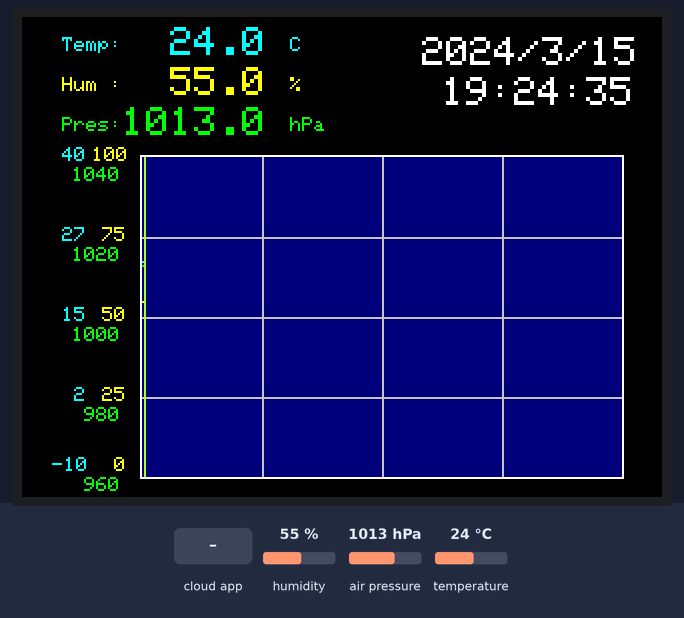
Bench run of a sketch on a simulated ESP32. On the bench: 320×240 colour display. The test bench sets the inputs (shaded band); at power-on: humidity 55 %, air pressure 1013 hPa, temperature 24 °C. WiFi joins after 1.5 s; servers stay silent unless stated; no MQTT or app messages arrive unless stated; what the sketch prints to the serial monitor is not drawn.

Above: at 6.3 s.
6.4 s: the phone or cloud app sets onoff to 0
At 13.2 s:
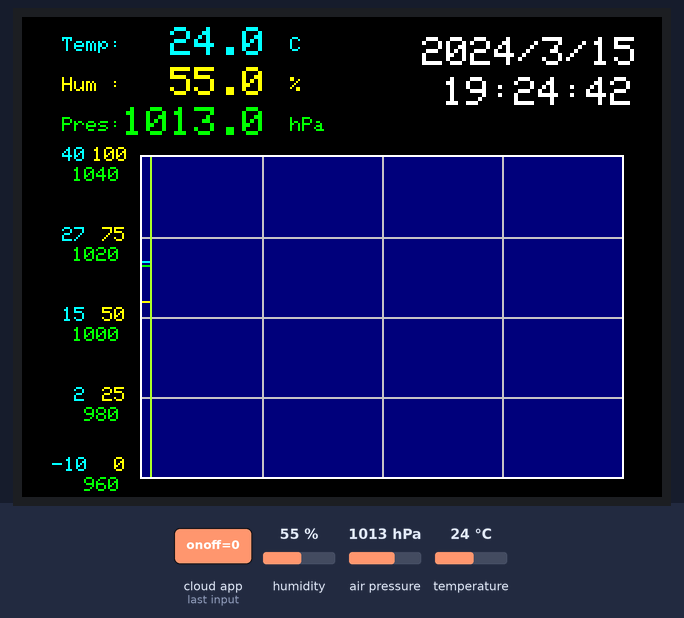
13.5 s: humidity set to 22 %
At 18.6 s:
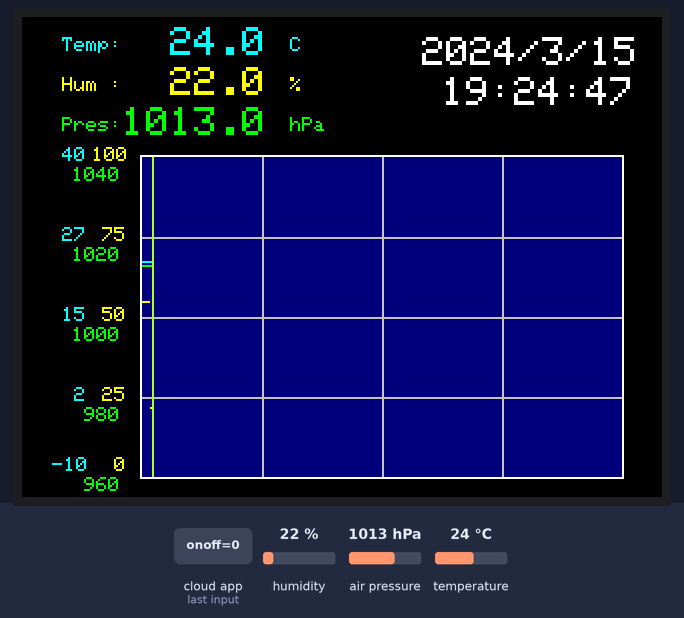
18.9 s: air pressure set to 952 hPa
At 22.9 s:
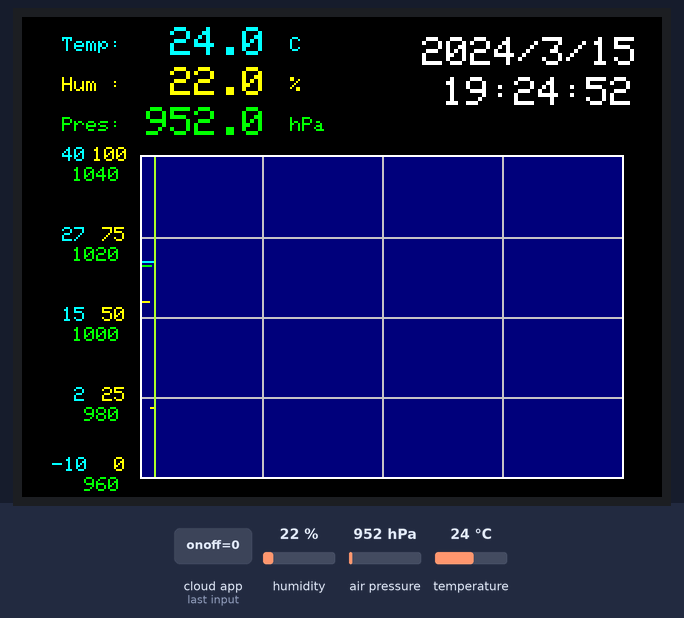
23.9 s: temperature set to 12 °C
At 28.0 s:
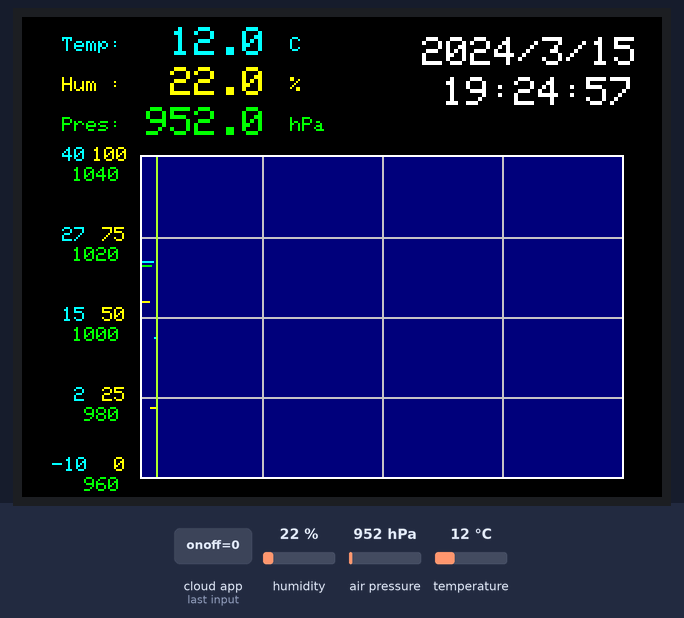
28.9 s: the phone or cloud app sets onoff to 1
At 35.7 s:
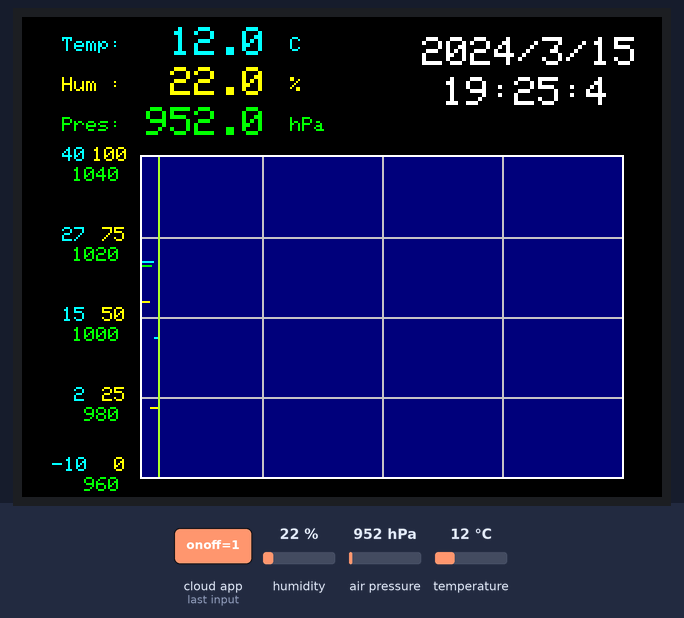
36.0 s: humidity set to 40 %
At 41.1 s:
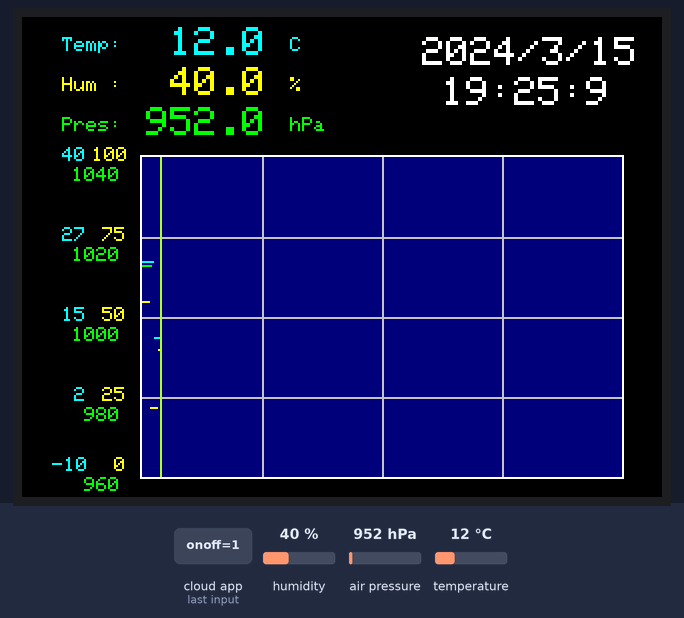
Timing chart, 0 to 42.4 s (numbered marks = the images above; inputs shaded):
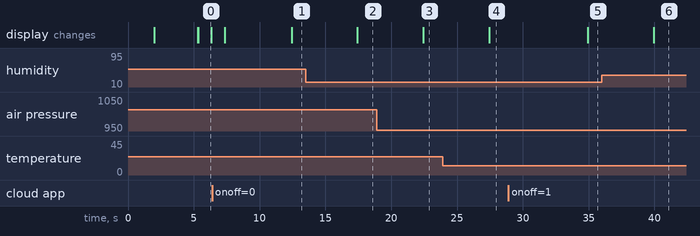

The sketch:

esp32_BME280_WebSrv.ino
```cpp
#define USE_WIFI

//for FreeRTOS
TaskHandle_t th[5];
xQueueHandle Queue_DispREQ;
xQueueHandle Queue_MqttREQ;

typedef struct {
  uint16_t index;
  uint16_t  temperature;
  uint16_t  humidity;
  uint16_t  pressure;
} SNS_VAL;


//for wifi
#include <WiFi.h>
#include <TimeLib.h>
#include "Adafruit_MQTT.h"
#include "Adafruit_MQTT_Client.h"

/************************* WiFi Access Point *********************************/
//const char* ssid     = "Buffalo-G-6F1E";
//const char* password = "hjmgxi5tphvpi";
const char* ssid     = "tkdn_iPhone";
const char* password = "pgu74lcqt4iq";

/************************* Adafruit.io Setup *********************************/

#define AIO_SERVER      "io.adafruit.com"
#define AIO_SERVERPORT  1883                   // use 8883 for SSL
#define AIO_USERNAME    "kadonotakashi"
#define AIO_KEY         "6767b582214a4f90a3199cdbaecffd9d"


WiFiServer server(80);
/************ Global State (you don't need to change this!) ******************/
// Create an ESP8266 WiFiClient class to connect to the MQTT server.
WiFiClient client;
// or... use WiFiFlientSecure for SSL
//WiFiClientSecure client;

// Setup the MQTT client class by passing in the WiFi client and MQTT server and login details.
Adafruit_MQTT_Client mqtt(&client, AIO_SERVER, AIO_SERVERPORT, AIO_USERNAME, AIO_KEY);

/****************************** Feeds ***************************************/
// Setup a feed called 'photocell' for publishing.
// Notice MQTT paths for AIO follow the form: <username>/feeds/<feedname>
Adafruit_MQTT_Publish tmpr = Adafruit_MQTT_Publish(&mqtt, AIO_USERNAME "/feeds/tmpr");
Adafruit_MQTT_Publish hmd = Adafruit_MQTT_Publish(&mqtt, AIO_USERNAME "/feeds/hmd");
Adafruit_MQTT_Publish prss = Adafruit_MQTT_Publish(&mqtt, AIO_USERNAME "/feeds/press");

// Setup a feed called 'onoff' for subscribing to changes.
Adafruit_MQTT_Subscribe onoffbutton = Adafruit_MQTT_Subscribe(&mqtt, AIO_USERNAME "/feeds/onoff");
void MQTT_connect();

//for BME280
#include <Adafruit_Sensor.h>
#include <Adafruit_BME280.h>
#define SEALEVELPRESSURE_HPA (1013.25)
Adafruit_BME280 bme; // I2C
float temperature;
float pressure;
float humidity;

//for ILI9341 SPI
#include <SPI.h>
#include "Adafruit_GFX.h"
#include "Adafruit_ILI9341.h"

#define TFT_DC 16
#define TFT_CS 5
#define TFT_CLK 18
#define TFT_MOSI 23
#define TFT_MISO 19
#define TFT_RST  4
Adafruit_ILI9341 tft = Adafruit_ILI9341(TFT_CS, TFT_DC, TFT_MOSI, TFT_CLK, TFT_RST, TFT_MISO);

//-------NTPサーバー定義----------------
IPAddress timeServer(52, 168, 138, 145); //time.windows.com
const int NTP_PACKET_SIZE = 48; // NTP time stamp is in the first 48 bytes of the message
byte packetBuffer[ NTP_PACKET_SIZE]; //buffer to hold incoming and outgoing packets
const int timeZone = 9;     // Tokyo
WiFiUDP Udp;
unsigned int localPort = 8888;  // local port to listen for UDP packets
uint32_t NTPlastTime = 0;

//-------時刻表示定義-------------------
String time_str, ymd_str;
const char* week_jp[7] = {"sun", "mon", "tue", "wed", "thu", "fri", "sat"};
uint8_t MinuteTime;

//*************************NTP Time 関数**************************************
time_t getNtpTime()
{
  while (Udp.parsePacket() > 0) ; // discard any previously received packets
  Serial.println("Transmit NTP Request");
  sendNTPpacket(timeServer);
  uint32_t beginWait = millis();
  while (millis() - beginWait < 1500) {
    int size = Udp.parsePacket();
    if (size >= NTP_PACKET_SIZE) {
      Serial.println("Receive NTP Response");
      Udp.read(packetBuffer, NTP_PACKET_SIZE);  // read packet into the buffer
      unsigned long secsSince1900;
      // convert four bytes starting at location 40 to a long integer
      secsSince1900 =  (unsigned long)packetBuffer[40] << 24;
      secsSince1900 |= (unsigned long)packetBuffer[41] << 16;
      secsSince1900 |= (unsigned long)packetBuffer[42] << 8;
      secsSince1900 |= (unsigned long)packetBuffer[43];
      return secsSince1900 - 2208988800UL + timeZone * SECS_PER_HOUR;
    }
  }
  Serial.println("No NTP Response :-(");
  return 0; // return 0 if unable to get the time
}
//*************************NTP Time 関数**************************************
void sendNTPpacket(IPAddress &address)
{ // send an NTP request to the time server at the given address
  // set all bytes in the buffer to 0
  memset(packetBuffer, 0, NTP_PACKET_SIZE);
  // Initialize values needed to form NTP request
  // (see URL above for details on the packets)
  packetBuffer[0] = 0b11100011;   // LI, Version, Mode
  packetBuffer[1] = 0;     // Stratum, or type of clock
  packetBuffer[2] = 6;     // Polling Interval
  packetBuffer[3] = 0xEC;  // Peer Clock Precision
  // 8 bytes of zero for Root Delay & Root Dispersion
  packetBuffer[12]  = 49;
  packetBuffer[13]  = 0x4E;
  packetBuffer[14]  = 49;
  packetBuffer[15]  = 52;
  // all NTP fields have been given values, now
  // you can send a packet requesting a timestamp:
  Udp.beginPacket(address, 123); //NTP requests are to port 123
  Udp.write(packetBuffer, NTP_PACKET_SIZE);
  Udp.endPacket();
}


// Function to connect and reconnect as necessary to the MQTT server.
// Should be called in the loop function and it will take care if connecting.
void MQTT_connect() {
  int8_t ret;

  // Stop if already connected.
  if (mqtt.connected()) {
    return;
  }

  Serial.print("Connecting to MQTT... ");

  uint8_t retries = 3;
  while ((ret = mqtt.connect()) != 0) { // connect will return 0 for connected
    Serial.println(mqtt.connectErrorString(ret));
    Serial.println("Retrying MQTT connection in 5 seconds...");
    mqtt.disconnect();
    delay(5000);  // wait 5 seconds
    retries--;
    if (retries == 0) {
      // basically die and wait for WDT to reset me
      while (1);
    }
  }
  Serial.println("MQTT Connected!");
}

//////////////////////////////////////////////
//////////////////////////////////////////////
//  setup
//////////////////////////////////////////////
//////////////////////////////////////////////
void setup()
{
  Serial.begin(115200);
  pinMode(5, OUTPUT);      // set the LED pin mode
  delay(10);

#ifdef  USE_WIFI
  //////////////////////////////////////////////
  // We start by connecting to a WiFi network
  //////////////////////////////////////////////
  Serial.println();
  Serial.print("Connecting to ");
  Serial.println(ssid);

  WiFi.begin(ssid, password);
  while (WiFi.status() != WL_CONNECTED) {
    delay(500);
    Serial.print(".");
  }
  Serial.println("");
  Serial.println("WiFi connected.");
  Serial.println("IP address: ");
  Serial.println(WiFi.localIP());
  server.begin();
  delay(500);
  mqtt.subscribe(&onoffbutton);
#endif

  //////////////////////////////////////////////
  // BME280 initialize
  //////////////////////////////////////////////
  bool status;

  // default settings
  // (you can also pass in a Wire library object like &Wire2)
  status = bme.begin();
  if (!status) {
    Serial.println("Could not find a valid BME280 sensor, check wiring!");
    while (1);
  }
  Serial.println("-- BME280 initialize Success --");
  Serial.println();

  //////////////////////////////////////////////
  // LCD initialize
  //////////////////////////////////////////////
  tft.begin();
  tft.setRotation(1);

#ifdef  USE_WIFI
  //////////////////////////////////////////////
  //NTPサーバーから時刻を取得
  //////////////////////////////////////////////
  delay(2000); //ここの秒数が少ないとESP8266のWi-Fiが起動していないので十分余裕を持つこと
  setSyncProvider(getNtpTime);
  delay(1000);

  NTPlastTime = millis();
  MinuteTime = now();
#endif
  Queue_DispREQ = xQueueCreate(1, sizeof(SNS_VAL));
  Queue_MqttREQ = xQueueCreate(1, sizeof(SNS_VAL));

  xTaskCreatePinnedToCore(Task2, "Task2", 4096, NULL, 5, &th[1], 0); //Task2実行
  xTaskCreatePinnedToCore(TaskBME, "TaskBME", 4096, NULL, 5, &th[3], 0); //センサー
  xTaskCreatePinnedToCore(TaskTFT, "TaskTFT", 4096, NULL, 5, &th[4], 1); //表示

#ifdef  USE_WIFI
  xTaskCreatePinnedToCore(Task1, "Task1", 4096, NULL, 3, &th[0], 0); //Task1実行
//  xTaskCreatePinnedToCore(Task3, "Task3", 4096, NULL, 5, &th[2], 0); //Task3実行
#endif
}

//////////////////////////////////////////////
//////////////////////////////////////////////
//  loop
//////////////////////////////////////////////
//////////////////////////////////////////////
void loop() {
  //  do nothing
}

int value = 0;
void Task3(void *pvParameters) {
  Serial.println("create task3.");
  vTaskDelay(100); //freeRTOS用のディレイタイム実行

  while (1) {
    WiFiClient client = server.available();   // listen for incoming clients
    if (client) {                             // if you get a client,
      Serial.println("New Client.");           // print a message out the serial port
      String currentLine = "";                // make a String to hold incoming data from the client
      while (client.connected()) {            // loop while the client's connected
        if (client.available()) {             // if there's bytes to read from the client,
          char c = client.read();             // read a byte, then
          Serial.write(c);                    // print it out the serial monitor
          if (c == '\n') {                    // if the byte is a newline character

            // if the current line is blank, you got two newline characters in a row.
            // that's the end of the client HTTP request, so send a response:
            if (currentLine.length() == 0) {
              // HTTP headers always start with a response code (e.g. HTTP/1.1 200 OK)
              // and a content-type so the client knows what's coming, then a blank line:
              client.println("HTTP/1.1 200 OK");
              client.println("Content-type:text/html");
              client.println();

              // the content of the HTTP response follows the header:
              client.print("Click <a href=\"/H\">here</a> to turn the LED on pin 5 on.<br>");
              client.print("Click <a href=\"/L\">here</a> to turn the LED on pin 5 off.<br>");

              // The HTTP response ends with another blank line:
              client.println();
              // break out of the while loop:
              break;
            } else {    // if you got a newline, then clear currentLine:
              currentLine = "";
            }
          } else if (c != '\r') {  // if you got anything else but a carriage return character,
            currentLine += c;      // add it to the end of the currentLine
          }

          // Check to see if the client request was "GET /H" or "GET /L":
          if (currentLine.endsWith("GET /H")) {
            digitalWrite(5, HIGH);               // GET /H turns the LED on
          }
          if (currentLine.endsWith("GET /L")) {
            digitalWrite(5, LOW);                // GET /L turns the LED off
          }
        }
      }
      // close the connection:
      client.stop();
      Serial.println("Client Disconnected.");
    }
  }
}


void Task1(void *pvParameters) {
  SNS_VAL  LOCAL_QUE;
  portBASE_TYPE result;

  Serial.println("create task1.");
  vTaskDelay(100);
  while (1) {

    result = xQueueReceive(Queue_MqttREQ, &LOCAL_QUE, 1);
    if (result == pdTRUE) {
      MQTT_connect();

      //recv
      Adafruit_MQTT_Subscribe *subscription;
      while ((subscription = mqtt.readSubscription(5000))) {
        if (subscription == &onoffbutton) {
          Serial.print(F("Got: "));
          Serial.println((char *)onoffbutton.lastread);
        }
      }

      //send
      Serial.print(F("\nSending Sensor Value"));
      Serial.print("...");

      if (! tmpr.publish(LOCAL_QUE.temperature)) {
        Serial.println(F("Failed"));
      } else {
        Serial.println(F("OK!"));
      }

      if (! hmd.publish(LOCAL_QUE.humidity)) {
        Serial.println(F("Failed"));
      } else {
        Serial.println(F("OK!"));
      }

      if (! prss.publish(LOCAL_QUE.pressure)) {
        Serial.println(F("Failed"));
      } else {
        Serial.println(F("OK!"));
      }

      // ping the server to keep the mqtt connection alive
      // NOT required if you are publishing once every KEEPALIVE seconds
      /*
        if(! mqtt.ping()) {
        mqtt.disconnect();
        }
      */
    }
  }
}

void Task2(void *pvParameters) {
  Serial.println("create task2.");
  vTaskDelay(100); //freeRTOS用のディレイタイム実行
  while (1) {
    vTaskDelay(5000); //freeRTOS用のディレイタイム実行
  }
}

void TaskBME(void *pvParameters) {
  SNS_VAL  LOCAL_QUE;
  vTaskDelay(100); //freeRTOS用のディレイタイム実行
  int position = 0;
  LOCAL_QUE.index = 0;
  LOCAL_QUE.temperature = bme.readTemperature();
  LOCAL_QUE.pressure = bme.readPressure() / 100;
  LOCAL_QUE.humidity = bme.readHumidity();
  while (1) {
#ifdef  USE_WIFI
    if (millis() - NTPlastTime > 1800000) { //30分毎にNTP時刻補正
      setSyncProvider(getNtpTime);
      Serial.print("Get NTP Time ----------------");
      Serial.println(String(year()) + "/" + String(month()) + "/" + String(day()) + "/" + String(hour()) + ":" + String(minute()) + ":" + String(second()));
      NTPlastTime = millis();
    }
#endif
    LOCAL_QUE.temperature = bme.readTemperature();
    LOCAL_QUE.pressure = bme.readPressure() / 100;
    LOCAL_QUE.humidity = bme.readHumidity();

    xQueueSendToBack(Queue_DispREQ, &LOCAL_QUE, portMAX_DELAY);
    xQueueSendToBack(Queue_MqttREQ, &LOCAL_QUE, portMAX_DELAY);
    LOCAL_QUE.index++;
    if ( LOCAL_QUE.index == 240) {
      LOCAL_QUE.index = 0;
    }
    vTaskDelay(1000); //freeRTOS用のディレイタイム実行
  }
}

void TaskTFT(void *pvParameters) {
  portBASE_TYPE result;
  SNS_VAL  LOCAL_QUE;

  char tft_str[16];

  tft.fillScreen(ILI9341_BLACK);
  tft.setTextSize(1);
  tft.setTextColor(ILI9341_CYAN);
  tft.setCursor(20, 10);
  tft.println("Temp:              C");
  tft.setTextColor(ILI9341_YELLOW);
  tft.setCursor(20, 30);
  tft.println("Hum :              %");
  tft.setTextColor(ILI9341_GREEN);
  tft.setCursor(20, 50);
  tft.println("Pres:              hPa");

  //チャートのフレームを描いておく
  tft.fillRect(59, 69, 242, 162 , ILI9341_NAVY);
  tft.drawRect(59, 69, 242, 162 , ILI9341_WHITE);
  tft.drawFastHLine(60, 110 , 240, ILI9341_LIGHTGREY);
  tft.drawFastHLine(60, 150 , 240, ILI9341_LIGHTGREY);
  tft.drawFastHLine(60, 190 , 240, ILI9341_LIGHTGREY);
  tft.drawFastVLine(120, 70, 160, ILI9341_LIGHTGREY);
  tft.drawFastVLine(180, 70, 160, ILI9341_LIGHTGREY);
  tft.drawFastVLine(240, 70, 160, ILI9341_LIGHTGREY);

  tft.setTextSize(0);
  tft.setTextColor(ILI9341_CYAN);
  tft.setCursor(20, 65);
  tft.println("40");
  tft.setCursor(20, 105);
  tft.println("27");
  tft.setCursor(20, 145);
  tft.println("15");
  tft.setCursor(26, 185);
  tft.println("2");
  tft.setCursor(15, 220);
  tft.println("-10");

  tft.setTextColor(ILI9341_YELLOW);
  tft.setCursor(35, 65);
  tft.println("100");
  tft.setCursor(40, 105);
  tft.println("75");
  tft.setCursor(40, 145);
  tft.println("50");
  tft.setCursor(40, 185);
  tft.println("25");
  tft.setCursor(46, 220);
  tft.println("0");

  tft.setTextColor(ILI9341_GREEN);
  tft.setCursor(25, 75);
  tft.println("1040");
  tft.setCursor(25, 115);
  tft.println("1020");
  tft.setCursor(25, 155);
  tft.println("1000");
  tft.setCursor(25, 195);
  tft.println(" 980");
  tft.setCursor(25, 230);
  tft.println(" 960");

  while (1) {
    result = xQueueReceive(Queue_DispREQ, &LOCAL_QUE, 1);
    if (result == pdTRUE) {
      //      tft.fillRect(200, 0, 270, 64, ILI9341_RED);
      tft.fillRect(200, 0, 270, 64, ILI9341_BLACK);
      tft.setTextColor(ILI9341_WHITE);  tft.setTextSize(2);
      tft.setCursor(200, 10);
      tft.println(String(year()) + "/" + String(month()) + "/" + String(day()) );
      tft.setCursor(210, 30);
      tft.println( String(hour()) + ":" + String(minute()) + ":" + String(second()));

      //      tft.fillRect(50, 0, 76, 64, ILI9341_BLUE);
      tft.fillRect(50, 0, 76, 64, ILI9341_BLACK);
      dtostrf(LOCAL_QUE.temperature, 6, 1, tft_str);
      tft.setTextColor(ILI9341_CYAN);  tft.setTextSize(2);
      tft.setCursor(50, 5);
      tft.println(tft_str);

      dtostrf(LOCAL_QUE.humidity, 6, 1, tft_str);
      tft.setTextColor(ILI9341_YELLOW);  tft.setTextSize(2);
      tft.setCursor(50, 25);
      tft.println(tft_str);

      dtostrf((LOCAL_QUE.pressure), 6, 1, tft_str);
      tft.setTextColor(ILI9341_GREEN);  tft.setTextSize(2);
      tft.setCursor(50, 45);
      tft.println(tft_str);
      plot_chart(LOCAL_QUE);
    }
    vTaskDelay(1); //freeRTOS用のディレイタイム実行
  }
}


void plot_chart(SNS_VAL QUE)
{
  int16_t x, y;
  float work;
  int16_t color;

  x = (QUE.index % 240) + 60;
  if ((0 == QUE.index % 60) && (QUE.index > 0)) {
    color = ILI9341_LIGHTGREY;
    tft.drawFastVLine(x, 70, 160, color);
  }
  else {
    color = ILI9341_NAVY;
    tft.drawFastVLine(x, 70, 160, color);
    color = ILI9341_LIGHTGREY;
    tft.drawPixel(x, 110, color);
    tft.drawPixel(x, 150, color);
    tft.drawPixel(x, 190, color);
  }
  if (QUE.index == 239) {
    tft.drawFastVLine(60, 70, 160, ILI9341_GREENYELLOW);
  }
  else {
    tft.drawFastVLine(x + 1, 70, 160, ILI9341_GREENYELLOW);
  }

  //temperature
  if ((QUE.temperature < 40.0) && (QUE.temperature > -10)) {
    work = QUE.temperature;
    work = (work + 10) * (160.0 / 50.0);
    y = 230 - (int)work;
    tft.drawPixel(x, y, ILI9341_CYAN);
  }
  else { //はみ出している
  }

  //humidity
  if ((QUE.humidity < 100.0) && (QUE.humidity > 0.0)) {
    work = QUE.humidity;
    work = work * (160.0 / 100.0);
    y = 230 - (int)work;
    tft.drawPixel(x, y, ILI9341_YELLOW);
  }
  else { //はみ出している
  }

  //pressure
  if ((QUE.pressure < 1040.0) && (QUE.pressure > 960.0)) {
    work = QUE.pressure;
    work = (work - 960) * (160.0 / 80.0);
    y = 230 - (int)work;
    tft.drawPixel(x, y, ILI9341_GREEN);
  }
  else { //はみ出している
  }
}
```

Measured:
- after the input at 13.5 s, the display: changes after 3.9 s (image 2)
- after the input at 18.9 s, the display: changes after 3.5 s (image 3)
- after the input at 23.9 s, the display: changes after 3.5 s (image 4)
- after the input at 28.9 s, the display: changes after 6.0 s (image 5)
- after the input at 36.0 s, the display: changes after 3.9 s (image 6)
- what the display in image 0 shows lasts 1.0 s, from 5.3 s to 6.3 s
